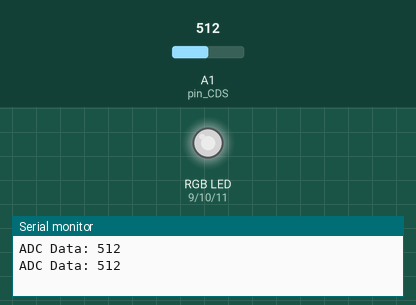
Recording of a sketch running on a simulated Arduino Uno, built with avr-gcc and run on an emulated ATmega328P. On the bench: an RGB LED mixed from three pins (HIGH = lit), the last lines printed to the serial monitor. The inputs (shaded band) are chosen by the test bench; at power-on: A1 (pin_CDS) = 512. Dim RGB values are drawn brighter than linear.

Above: at 1.8 s.
1.9 s: A1 (pin_CDS) set to 306
At 2.4 s:
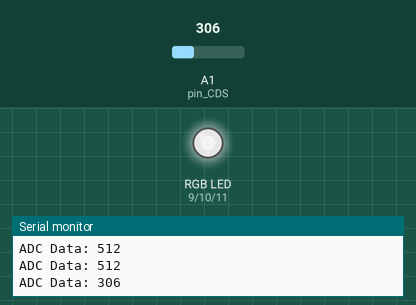
3.5 s: A1 (pin_CDS) set to 122
At 5.2 s:
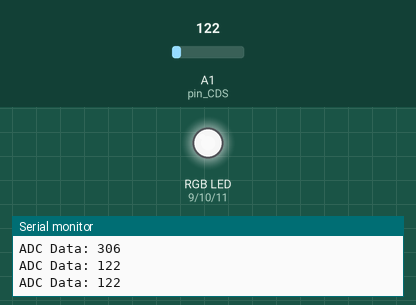
5.5 s: A1 (pin_CDS) set to 900
At 6.8 s:
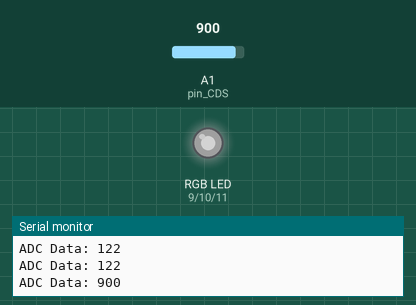
7.5 s: A1 (pin_CDS) set to 1023
At 8.3 s:
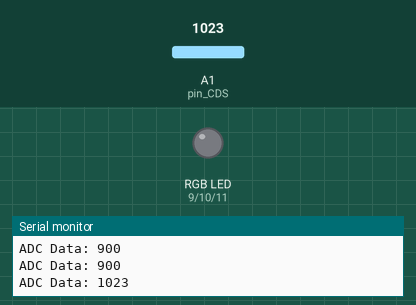
9.5 s: A1 (pin_CDS) set to 511
At 11.1 s:
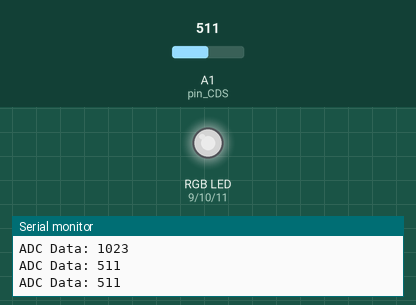
Timing chart, 0 to 12.5 s (numbered marks = the images above; inputs shaded):
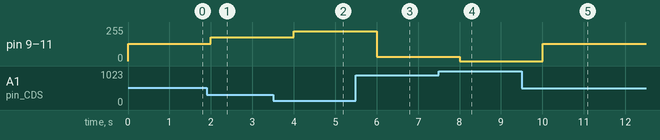

Measured:
- after the input at 1.9 s, pin 9 (pin_R), pin 10 (pin_G), pin 11 (pin_B): 128/255 → 179/255 after 0.10 s
- after the input at 3.5 s, pin 9 (pin_R), pin 10 (pin_G), pin 11 (pin_B): 179/255 → 225/255 after 0.50 s
- after the input at 5.5 s, pin 9 (pin_R), pin 10 (pin_G), pin 11 (pin_B): 225/255 → 31/255 after 0.50 s
- after the input at 7.5 s, pin 9 (pin_R), pin 10 (pin_G), pin 11 (pin_B): 31/255 → 0/255 after 0.50 s
- after the input at 9.5 s, pin 9 (pin_R), pin 10 (pin_G), pin 11 (pin_B): 0/255 → 128/255 after 0.51 s

The sketch:

10week-misson2.ino
```cpp
int pin_CDS = A1;
int pin_R = 9;
int pin_G = 10;
int pin_B = 11;
void setup() {
  // put your setup code here, to run once:
  Serial.begin(115200);
  pinMode(pin_CDS, INPUT);
  pinMode(pin_R, OUTPUT);
  pinMode(pin_G, OUTPUT);
  pinMode(pin_B, OUTPUT);
}

void loop() {
  // put your main code here, to run repeatedly:
  uint16_t ADC_data = 0;
  ADC_data = analogRead(pin_CDS);
  uint16_t brss = map(ADC_data, 0, 1023, 0, 255);
  analogWrite(pin_R, 255 - brss);
  analogWrite(pin_G, 255 - brss);
  analogWrite(pin_B, 255 - brss);
  Serial.print("ADC Data: ");
  Serial.println(ADC_data);
  delay(1000);
}
```
